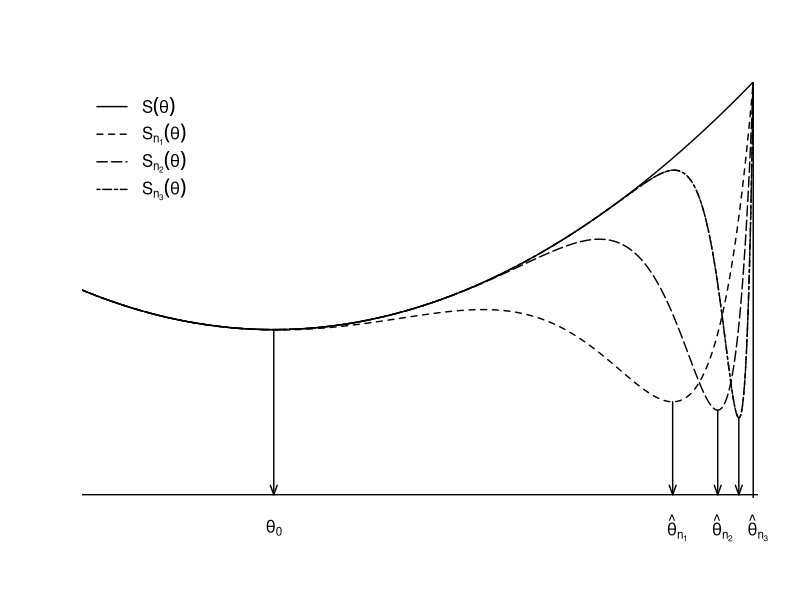
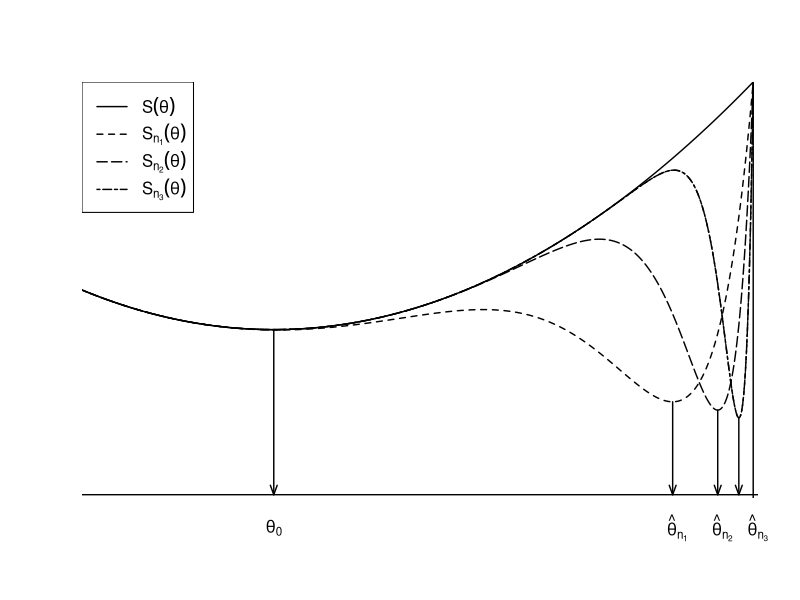
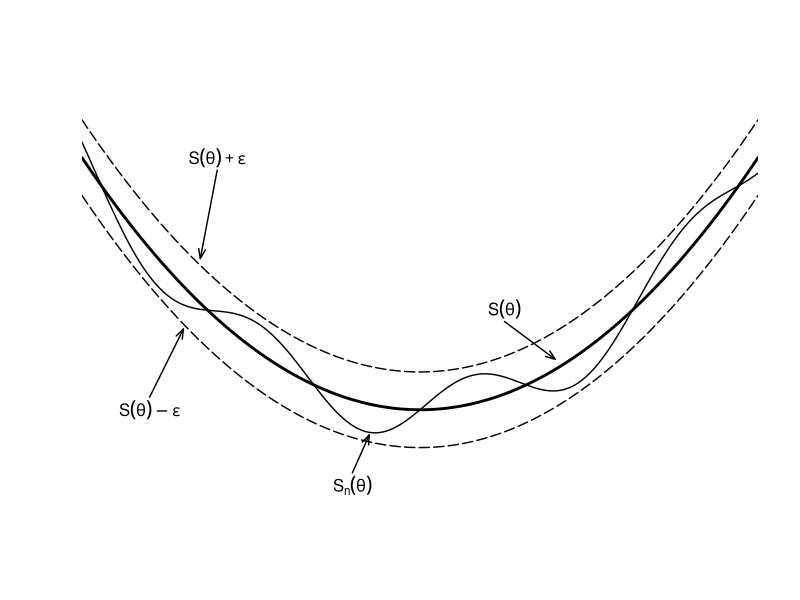
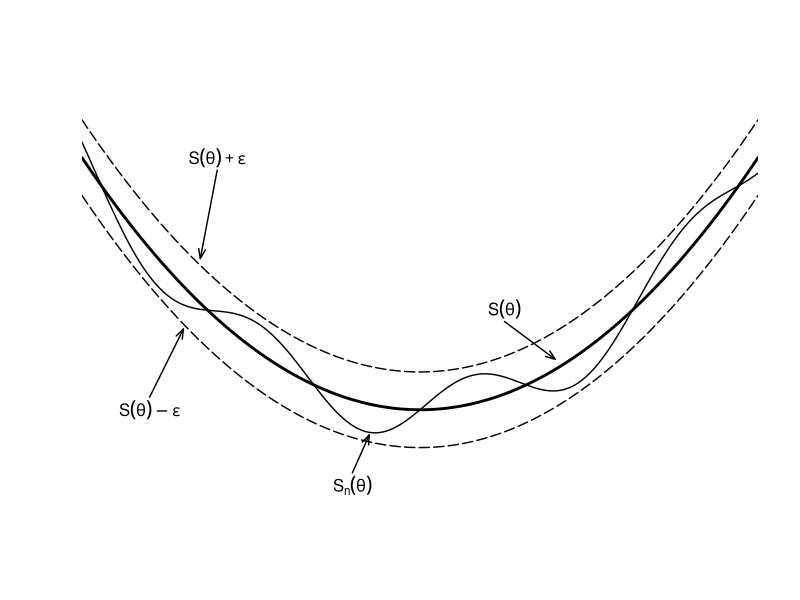
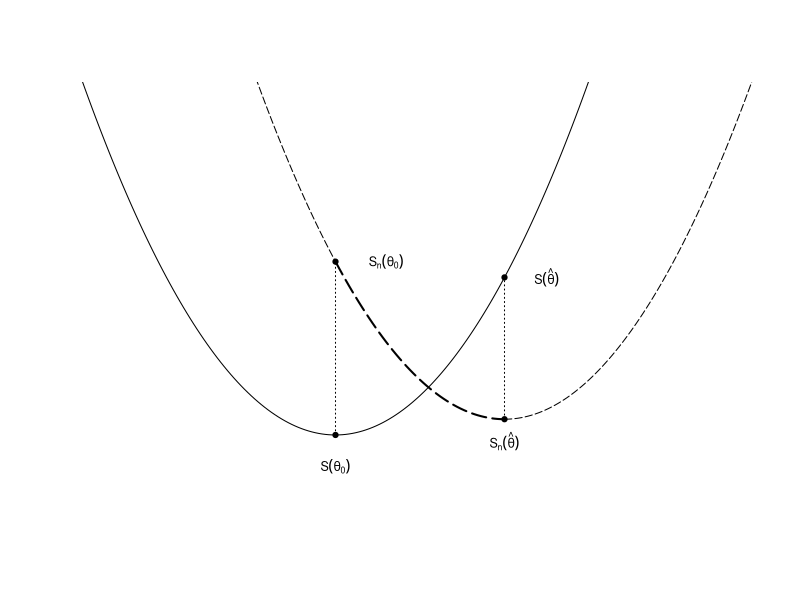
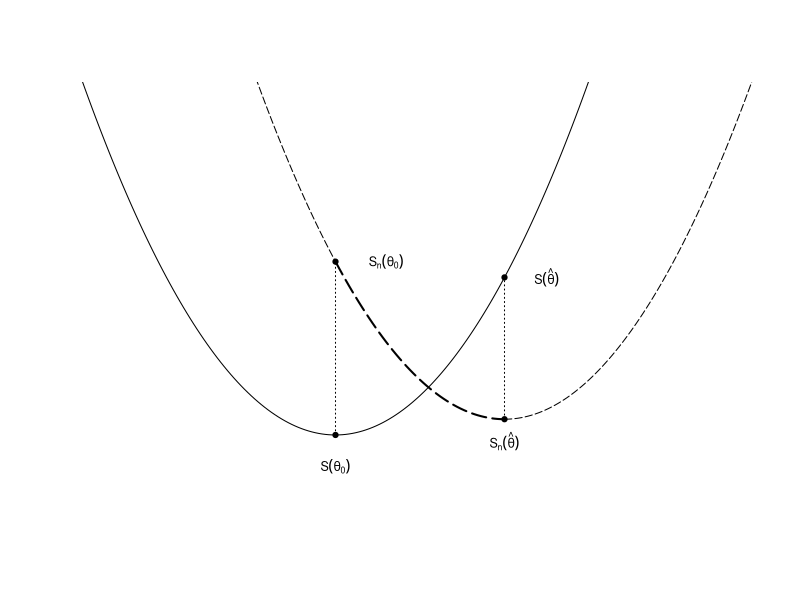

Source code (R) for these figures, in order:
#####################################
### This file generates Figures 22.1-22.2
### Uniform Convergence, Consistency
#####################################


x <- seq(.2,1,.001)
b <- -dbeta(x,2,2)
b1 <- b - dbeta(x,15,2)/4
b2 <- b - dbeta(x,30,2)/6.5
b3 <- b - dbeta(x,70,2)/13.5
t1 <- x[which.min(b1)]
t2 <- x[which.min(b2)]
t3 <- x[which.min(b3)]

leg1 <- expression(S[n[1]](theta))
leg2 <- expression(S[n[2]](theta))
leg3 <- expression(S[n[3]](theta))
legb <- expression(S(theta))

wd <- 1.4

pdf("HANSEN22-1a.pdf",family="Helvetica",colormodel='cmyk',width=4.5,height=4.5)
plot(x,b3,type="l",lty=6,xaxs="i",yaxs="i",xlim=c(.3,1.005),ylim=c(-2.52,0),ylab="",xlab="",xaxt="n",yaxt="n",bty="n",lwd=wd)
abline(v=1,lwd=wd)
abline(h=-2.5,lwd=wd)
lines(x,b3,lty=4,lwd=wd)
lines(x,b2,lty=5,lwd=wd)
lines(x,b1,lty=2,lwd=wd)
lines(x,b,lty=1,lwd=wd)
legend("topleft",legend=c(legb,leg1,leg2,leg3),lty=c(1,2,5,6),y.intersp=1.3,lwd=wd,bty="n")
arrows(.5,-dbeta(.5,2,2),.5,-2.5,angle=20,length=.1,lwd=wd)
arrows(t1,min(b1),t1,-2.5,angle=20,length=.1,lwd=wd)
arrows(t2,min(b2),t2,-2.5,angle=20,length=.1,lwd=wd)
arrows(t3,min(b3),t3,-2.5,angle=20,length=.1,lwd=wd)
par(xpd=NA)
text(.5,-2.7,expression(theta[0]))
text(t1+.005,-2.7,expression(hat(theta)[n[1]]))
text(t2+.005,-2.7,expression(hat(theta)[n[2]]))
text(t3+.02,-2.7,expression(hat(theta)[n[3]]))
dev.off()

postscript("HANSEN22-1a.eps",paper="special",width=4.5,height=4.5,horizontal=FALSE,onefile=FALSE,family="Helvetica",colormodel='cmyk')
plot(x,b3,type="l",lty=6,xaxs="i",yaxs="i",xlim=c(.3,1.005),ylim=c(-2.52,0),ylab="",xlab="",xaxt="n",yaxt="n",bty="n",lwd=wd)
abline(v=1,lwd=wd)
abline(h=-2.5,lwd=wd)
lines(x,b3,lty=4,lwd=wd)
lines(x,b2,lty=5,lwd=wd)
lines(x,b1,lty=2,lwd=wd)
lines(x,b,lty=1,lwd=wd)
legend("topleft",legend=c(legb,leg1,leg2,leg3),lty=c(1,2,5,6),y.intersp=1.3,lwd=wd)
arrows(.5,-dbeta(.5,2,2),.5,-2.5,angle=20,length=.1,lwd=wd)
arrows(t1,min(b1),t1,-2.5,angle=20,length=.1,lwd=wd)
arrows(t2,min(b2),t2,-2.5,angle=20,length=.1,lwd=wd)
arrows(t3,min(b3),t3,-2.5,angle=20,length=.1,lwd=wd)
par(xpd=NA)
text(.5,-2.7,expression(theta[0]))
text(t1+.005,-2.7,expression(hat(theta)[n[1]]))
text(t2+.005,-2.7,expression(hat(theta)[n[2]]))
text(t3+.02,-2.7,expression(hat(theta)[n[3]]))
dev.off()



x <- seq(-1,1,by=0.01)
S <- (x^2)
ep <- .15
S1 <- S + ep
S2 <- S - ep
Sn <- S + sin(x*10)*ep*.75

pdf("HANSEN22-1b.pdf",family="Helvetica",colormodel='cmyk',width=4.5,height=4.5)
plot(x,S,type="l",lty=1,xaxs="i",yaxs="i",xlab="",ylab="",xlim=c(-1,1),ylim=c(-.35,1.3),lwd=2*wd,xaxt="n",yaxt="n",bty="n")
lines(x,S1,lty=5,lwd=wd)
lines(x,S2,lty=5,lwd=wd)
lines(x,Sn,lwd=wd)
leg1 <- expression(S(theta)+epsilon)
leg2 <- expression(S(theta)-epsilon)
leg3 <- expression(S(theta))
leg4 <- expression(S[n](theta))
text(-.6,1,leg1)
text(-.8,0,leg2)
text(.25,.4,leg3)
text(-.2,-.3,leg4)
arrows(-.8,.05,-.7,.32,angle=20,length=.1,lwd=wd)
arrows(-.6,.95,-.65,.6,angle=20,length=.1,lwd=wd)
arrows(.25,.35,.4,.2,angle=20,length=.1,lwd=wd)
arrows(-.2,-.25,-.15,-.1,angle=20,length=.1,lwd=wd)
dev.off()

postscript("HANSEN22-1b.eps",paper="special",width=4.5,height=4.5,horizontal=FALSE,onefile=FALSE,family="Helvetica",colormodel='cmyk')
plot(x,S,type="l",lty=1,xaxs="i",yaxs="i",xlab="",ylab="",xlim=c(-1,1),ylim=c(-.35,1.3),lwd=2*wd,xaxt="n",yaxt="n",bty="n")
lines(x,S1,lty=5,lwd=wd)
lines(x,S2,lty=5,lwd=wd)
lines(x,Sn,lwd=wd)
leg1 <- expression(S(theta)+epsilon)
leg2 <- expression(S(theta)-epsilon)
leg3 <- expression(S(theta))
leg4 <- expression(S[n](theta))
text(-.6,1,leg1)
text(-.8,0,leg2)
text(.25,.4,leg3)
text(-.2,-.3,leg4)
arrows(-.8,.05,-.7,.32,angle=20,length=.1,lwd=wd)
arrows(-.6,.95,-.65,.6,angle=20,length=.1,lwd=wd)
arrows(.25,.35,.4,.2,angle=20,length=.1,lwd=wd)
arrows(-.2,-.25,-.15,-.1,angle=20,length=.1,lwd=wd)
dev.off()


x <- seq(-.75,1.25,by=0.01)
f <- (x^2)
fd <- .025
l0 <- (.5)^2 + fd
l1 <- (.5)^2

x1 <- seq(-.75,0,by=0.01)
x2 <- seq(0,.5,by=0.01)
x3 <- seq(.5,1.25,by=0.01)
f1 <- (x1-.5)^2 + fd
f2 <- (x2-.5)^2 + fd
f3 <- (x3-.5)^2 + fd

pdf("HANSEN22-2.pdf",family="Helvetica",colormodel='cmyk',width=4.5,height=4.5)
plot(x,f,type="l",lty=1,xaxs="i",yaxs="i",xlab="",ylab="",xaxt="n",yaxt="n",bty="n",ylim=c(-.1,.56))
lines(x1,f1,lty=5)
lines(x2,f2,lwd=2,lty=5)
lines(x3,f3,lty=5)
leg1 <- expression(S(theta[0]))
leg2 <- expression(S[n](theta[0]))
leg3 <- expression(S[n](hat(theta)))
leg4 <- expression(S(hat(theta)))
points(0,0,pch=19,col="black",cex=.7)
points(.5,fd,pch=19,col="black",cex=.7)
points(0,l0,pch=19,col="black",cex=.7)
points(.5,l1,pch=19,col="black",cex=.7)
text(0,-0.05,leg1,cex=.75)
text(.15,l0,leg2,cex=.75)
text(.5,-.035+fd,leg3,cex=.75)
text(.625,.25,leg4,cex=.75)
lines(c(0,0),c(0,l0),lty=3)
lines(c(.5,.5),c(fd,l1),lty=3)
dev.off()

postscript("HANSEN22-2.eps",paper="special",width=4.5,height=4.5,horizontal=FALSE,onefile=FALSE,family="Helvetica",colormodel='cmyk')
plot(x,f,type="l",lty=1,xaxs="i",yaxs="i",xlab="",ylab="",xaxt="n",yaxt="n",bty="n",ylim=c(-.1,.56))
lines(x1,f1,lty=5)
lines(x2,f2,lwd=2,lty=5)
lines(x3,f3,lty=5)
leg1 <- expression(S(theta[0]))
leg2 <- expression(S[n](theta[0]))
leg3 <- expression(S[n](hat(theta)))
leg4 <- expression(S(hat(theta)))
points(0,0,pch=19,col="black",cex=.7)
points(.5,fd,pch=19,col="black",cex=.7)
points(0,l0,pch=19,col="black",cex=.7)
points(.5,l1,pch=19,col="black",cex=.7)
text(0,-0.05,leg1,cex=.75)
text(.15,l0,leg2,cex=.75)
text(.5,-.035+fd,leg3,cex=.75)
text(.625,.25,leg4,cex=.75)
lines(c(0,0),c(0,l0),lty=3)
lines(c(.5,.5),c(fd,l1),lty=3)
dev.off()
